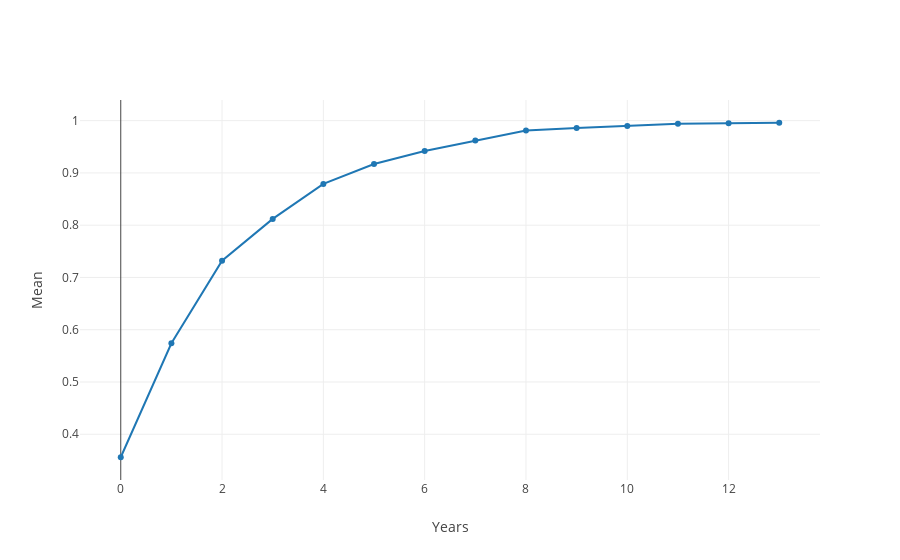

The notebook cell saved with this chart:
### Code cell
iplot({'data':[
    go.Scatter(
        x = a.mean(axis = 1).index,
        y = a.mean(axis = 1).to_list(),
        mode = 'lines+markers',
        name = 'CDF')],
'layout': go.Layout(yaxis=go.YAxis(title='Mean'),
                    xaxis=go.XAxis(title='Years'))})

### Figure 1 — Plotly figure (JSON) as saved in the notebook; plotly's stock layout.template omitted (floating-point values rounded to 4 significant figures)
{"data": [{"mode": "lines+markers", "name": "CDF", "type": "scatter", "uid": "f16b6c1d-942a-40b1-8cdc-6db467d0d14a", "x": [0, 1, 2, 3, 4, 5, 6, 7, 8, 9, 10, 11, 12, 13], "y": [0.356, 0.574, 0.732, 0.812, 0.879, 0.917, 0.942, 0.962, 0.981, 0.986, 0.99, 0.994, 0.995, 0.996]}], "layout": {"xaxis": {"title": {"text": "Years"}}, "yaxis": {"title": {"text": "Mean"}}}}
